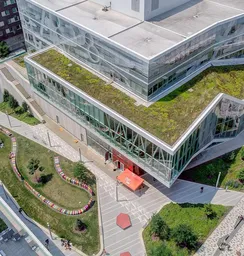
#> input picture assets/images/ets_pavillon_e.webp, 244 x 256 px, shrunk from 870 x 911 before the run; its folder holds only this picture in this run
$ python dither.py
#> lines starting #> are read from the running program, lines starting #| are printed output that depends on the picture
### scripts/lid.py
#!/usr/bin/env python3
# lid: lo-fi image dithering
# written by sloum
# licence: public domain - use it, improve it, share it!
#########

from PIL import Image
import sys
import os, os.path
from random import randint

class Dither:
    def __init__(self, data):
        self.source_image = Image.open(data["path"]).convert("L")
        self.width, self.height = self.source_image.size
        self.pixel_count = self.width * self.height
        self.new = self.create_image()
        self.new_pixels = self.new.load()
        self.output_format = data["-f"]
        self.output_name = data["out"]
        self.output_quality = data["-q"]
        self.threshold = data["-t"]

        #used for printing progress
        self.counter = 1
        self.percent_val = 0
        self.hash_val = 0


    # [19 lines left out: functions save_file, ordered_dither_4, not called in this run]


    def ordered_dither_9(self, save=True):
        dots = [
            [0, 196, 84],
            [168, 140, 56],
            [112, 28, 224]
        ]
        print("Dither method: ordered (9 levels)\033[?25l")
        for row in range(0, self.height):
            for col in range(0, self.width):
                if not row % 3:
                    dotrow = 2
                elif not row % 2:
                    dotrow = 1
                else:
                    dotrow = 0

                if not col % 3:
                    dotcol = 2
                elif not col % 2:
                    dotcol = 1
                else:
                    dotcol = 0
                px = self.get_pixel(col, row)
                self.new_pixels[col, row] = int(px > dots[dotrow][dotcol])
                self.update_progress()
        if save:
            self.save_file()


    # [55 lines left out: functions threshold_dither, random_dither, error_diffusion_dither, update_error, not called in this run]


    # Create a new image with the given size
    def create_image(self):
        image = Image.new("1", (self.width, self.height))
        return image


    # Get the pixel from the given image
    def get_pixel(self, col, row):
        if col > self.width or row > self.height:
            return None

        # Get Pixel
        pixel = self.source_image.getpixel((col, row))
        return pixel


    def update_progress(self):
        self.counter += 1
        new_percent_val = round(self.counter / self.pixel_count * 100)
        new_hash_val = round(self.counter / self.pixel_count * 10)
        if new_percent_val != self.percent_val or new_hash_val != self.hash_val:
            print("\r{:>3}% |{:<10}|".format(new_percent_val, "#" * new_hash_val), end="")
            self.percent_val = new_percent_val
            self.hash_val = new_hash_val


#---- END Dither class ----#


# [104 lines left out: functions display_help, parse_input, not called in this run]

# [36 lines that do not run on import are left out]

### scripts/dither.py
from lid import Dither
import os
from glob import glob

if __name__=="__main__":
    files  = glob("./assets/images/**/*.webp", recursive=True) + glob("./assets/images/**/*.png", recursive=True)
    print(files)
    for file_path in files:
        if not "logo"  in file_path:
            dithered_path = file_path.replace("images", "dithered").replace(".webp", ".png")
            os.makedirs(os.path.dirname(dithered_path), exist_ok=True)
            dither = Dither({"path": file_path, '-f':"png", 'out':'', '-q':25, '-t':''})
            dither.ordered_dither_9(False)
            dither.new.save(dithered_path, optimize=False, quality=100)
            print(f"Dithered : {file_path}")
#> this loop made 1 pass
#> (printed output is left out)
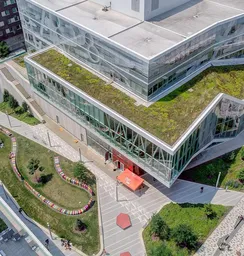
#> input picture assets/images/ets_pavillon_e.webp, 244 x 256 px, shrunk from 870 x 911 before the run
#> pass 1, in __init__, `self.source_image = Image.open(data["path"]).convert("L")`:
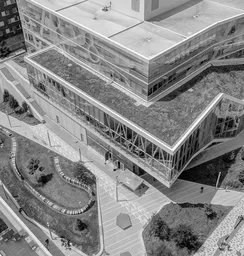
#> self.source_image: PIL image 244x256 L; min 0, max 255, mean 135
#> pass 1, `dither.new.save(dithered_path, optimize=False, quality=100)`:
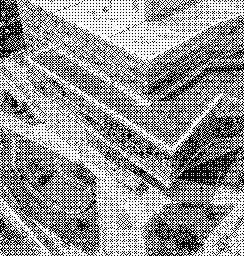
#> saved as ets_pavillon_e.png: PIL image 244x256 1; 59% white; black in thin lines or dots
